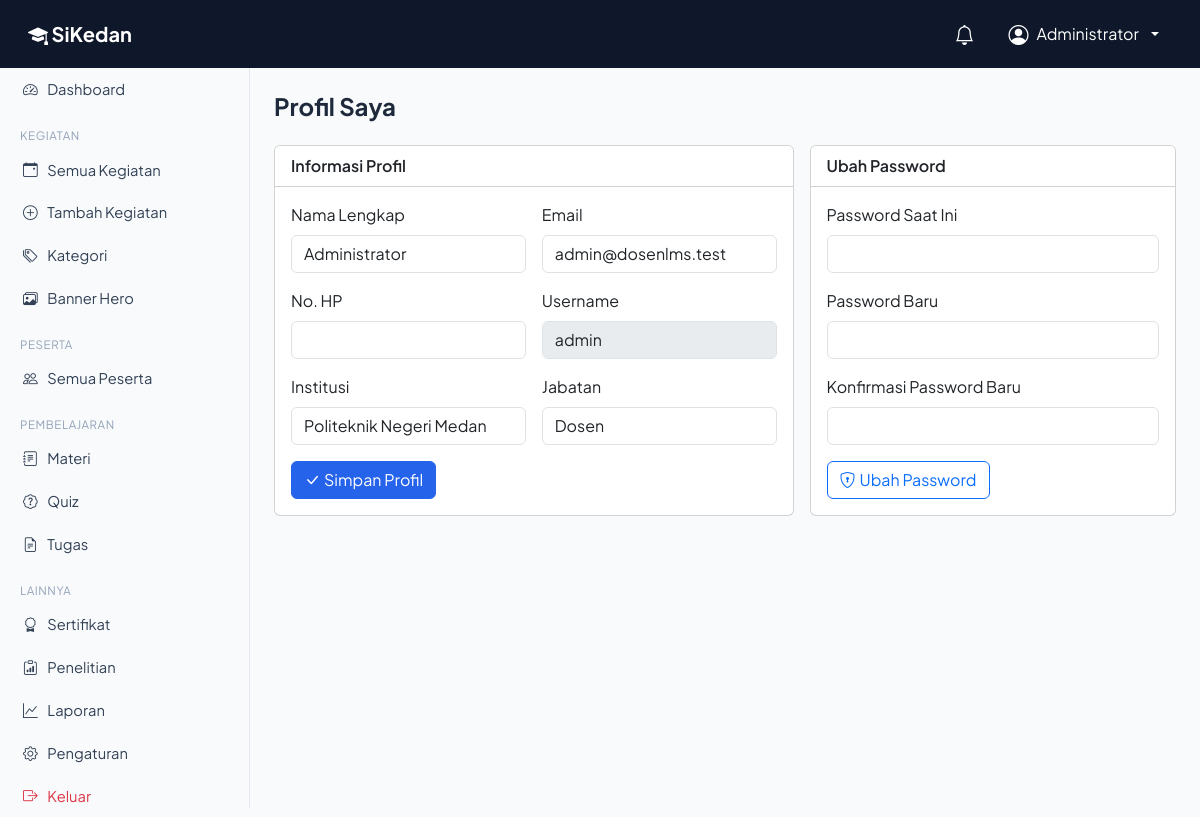
Screenshot of /admin/profile.php (signed in) with the database file from the repository.
### tables this page shows
CREATE TABLE IF NOT EXISTS users (
    id INT AUTO_INCREMENT PRIMARY KEY,
    role_id INT NOT NULL,
    full_name VARCHAR(150) NOT NULL,
    identity_number VARCHAR(50) NULL,
    email VARCHAR(150) NOT NULL UNIQUE,
    phone VARCHAR(30) NULL,
    institution VARCHAR(150) NULL,
    position VARCHAR(100) NULL,
    username VARCHAR(50) NOT NULL UNIQUE,
    password VARCHAR(255) NOT NULL,
    photo VARCHAR(255) NULL,
    status ENUM('active','inactive') NOT NULL DEFAULT 'active',
    created_at TIMESTAMP DEFAULT CURRENT_TIMESTAMP,
    updated_at TIMESTAMP DEFAULT CURRENT_TIMESTAMP ON UPDATE CURRENT_TIMESTAMP,
    FOREIGN KEY (role_id) REFERENCES roles(id),
    INDEX idx_users_role (role_id)
);

### includes/functions.php (called while the page is built, shortened)
<?php
function e(?string $value): string
{
    return htmlspecialchars($value ?? '', ENT_QUOTES, 'UTF-8');
}

### admin/profile.php (the view, shortened to what this page needs)
<?php
$pdo = getDBConnection();
$userId = (int) $_SESSION['user_id'];
$stmt = $pdo->prepare('SELECT * FROM users WHERE id = ?');
$stmt->execute([$userId]);
$user = $stmt->fetch();
require_once __DIR__ . '/../includes/header.php';
require_once __DIR__ . '/../includes/navbar.php';
?>
<div class="app-layout">
  <?php require_once __DIR__ . '/../includes/sidebar.php'; ?>
  <main class="app-content">
    <h4 class="fw-bold mb-4">Profil Saya</h4>
    <div class="row g-3">
      <div class="col-lg-7">
        <div class="card">
          <div class="card-header bg-white fw-semibold">Informasi Profil</div>
          <div class="card-body">
            <form method="post">
              <div class="row g-3">
                <div class="col-md-6"><label class="form-label">Nama Lengkap</label><input type="text" name="full_name" class="form-control" value="<?= e($user['full_name']) ?>" required></div>
                <div class="col-md-6"><label class="form-label">Email</label><input type="email" name="email" class="form-control" value="<?= e($user['email']) ?>" required></div>
                <div class="col-md-6"><label class="form-label">No. HP</label><input type="text" name="phone" class="form-control" value="<?= e($user['phone'] ?? '') ?>"></div>
                <div class="col-md-6"><label class="form-label">Username</label><input type="text" class="form-control" value="<?= e($user['username']) ?>" disabled></div>
                <div class="col-md-6"><label class="form-label">Institusi</label><input type="text" name="institution" class="form-control" value="<?= e($user['institution'] ?? '') ?>"></div>
                <div class="col-md-6"><label class="form-label">Jabatan</label><input type="text" name="position" class="form-control" value="<?= e($user['position'] ?? '') ?>"></div>
              </div>
              <button type="submit" class="btn btn-primary mt-3"><i class="bi bi-check-lg me-1"></i>Simpan Profil</button>
            </form>
          </div>
        </div>
      </div>
      <div class="col-lg-5">
        <div class="card">
          <div class="card-header bg-white fw-semibold">Ubah Password</div>
          <div class="card-body">
            <form method="post">
              <div class="mb-3"><label class="form-label">Password Saat Ini</label><input type="password" name="current_password" class="form-control" required></div>
              <div class="mb-3"><label class="form-label">Password Baru</label><input type="password" name="new_password" class="form-control" required minlength="6"></div>
              <div class="mb-3"><label class="form-label">Konfirmasi Password Baru</label><input type="password" name="confirm_password" class="form-control" required minlength="6"></div>
              <button type="submit" class="btn btn-outline-primary"><i class="bi bi-shield-lock me-1"></i>Ubah Password</button>
            </form>
          </div>
        </div>
      </div>
    </div>
  </main>
</div>
<?php require_once __DIR__ . '/../includes/footer.php'; ?>

### assets/css/style.css (style rules this page uses)
:root { --clr-primary: #2563EB; --clr-dark: #0F172A; --clr-bg: #F8FAFC; --clr-success: #16A34A; --clr-warning: #F59E0B; --clr-danger: #DC2626; }
body { font-family: 'Plus Jakarta Sans', system-ui, sans-serif; background-color: var(--clr-bg); color: #1E293B; }
.btn-primary { background-color: var(--clr-primary); border-color: var(--clr-primary); }
.app-layout { display: flex; min-height: calc(100vh - 60px); }
.app-content { flex: 1; padding: 1.5rem; max-width: 100%; }
:root { --hero-overlay-opacity: 0.5; }

### rows the page displays
users: full_name "Administrator", email "admin@dosenlms.test", username "admin", institution "Politeknik Negeri Medan", position "Dosen"

### other values shown
$appName "SiKedan"
$_SESSION['full_name'] "Administrator"
